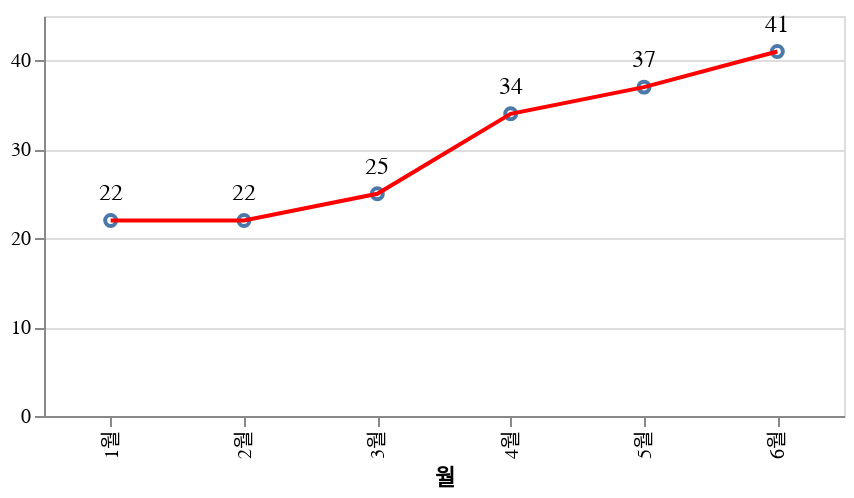

Notebook cell for this chart:
### Markdown cell above
### NA

### Code cell
regex = '^(NA|Global)'
df_filtered = df[df['리전'].apply(lambda x: True if re.search(regex, x) else False) & (df['테넌트']== 'PRD')]
source = df_filtered
chart = get_lineChart_am(source)
chart

### Figure 1 — Vega-Lite specification as saved in the notebook (floating-point values rounded to 4 significant figures)
{"config": {"view": {"continuousWidth": 400, "continuousHeight": 300}}, "layer": [{"mark": "point", "encoding": {"x": {"field": "월", "type": "nominal"}, "y": {"aggregate": "sum", "field": "count", "type": "quantitative"}}}, {"mark": {"type": "line", "color": "red"}, "encoding": {"x": {"field": "월", "type": "nominal"}, "y": {"aggregate": "sum", "field": "count", "title": "", "type": "quantitative"}}}, {"mark": {"type": "text", "align": "center", "baseline": "line-top", "color": "black", "dy": -20, "fontSize": 12, "size": 12}, "encoding": {"text": {"aggregate": "sum", "field": "count", "type": "quantitative"}, "x": {"field": "월", "type": "nominal"}, "y": {"aggregate": "sum", "field": "count", "type": "quantitative"}}}], "data": {"name": "data-23fbaec80e44e22f5c99c87e488a18e7"}, "height": 200, "width": 400, "$schema": "https://vega.github.io/schema/vega-lite/v4.17.0.json", "datasets": {"data-23fbaec80e44e22f5c99c87e488a18e7": [{"년도": "22년", "월": "1월", "리전": "NA", "AZ": "1센터", "테넌트": "PRD", "DBMS": "PostgreSQL", "count": 4.0}, {"년도": "22년", "월": "1월", "리전": "NA", "AZ": "1센터", "테넌트": "PRD", "DBMS": "Tibero", "count": 12.0}, {"년도": "22년", "월": "1월", "리전": "NA", "AZ": "1센터", "테넌트": "PRD", "DBMS": "Maria", "count": 0.0}, {"년도": "22년", "월": "1월", "리전": "NA", "AZ": "1센터", "테넌트": "PRD", "DBMS": "Redis", "count": 3.0}, {"년도": "22년", "월": "1월", "리전": "NA", "AZ": "1센터", "테넌트": "PRD", "DBMS": "Mongo", "count": 3.0}, {"년도": "22년", "월": "2월", "리전": "NA", "AZ": "1센터", "테넌트": "PRD", "DBMS": "PostgreSQL", "count": 4.0}, {"년도": "22년", "월": "2월", "리전": "NA", "AZ": "1센터", "테넌트": "PRD", "DBMS": "Tibero", "count": 12.0}, {"년도": "22년", "월": "2월", "리전": "NA", "AZ": "1센터", "테넌트": "PRD", "DBMS": "Maria", "count": 0.0}, {"년도": "22년", "월": "2월", "리전": "NA", "AZ": "1센터", "테넌트": "PRD", "DBMS": "Redis", "count": 3.0}, {"년도": "22년", "월": "2월", "리전": "NA", "AZ": "1센터", "테넌트": "PRD", "DBMS": "Mongo", "count": 3.0}, {"년도": "22년", "월": "3월", "리전": "NA", "AZ": "1센터", "테넌트": "PRD", "DBMS": "PostgreSQL", "count": 4.0}, {"년도": "22년", "월": "3월", "리전": "NA", "AZ": "1센터", "테넌트": "PRD", "DBMS": "Tibero", "count": 12.0}, {"년도": "22년", "월": "3월", "리전": "NA", "AZ": "1센터", "테넌트": "PRD", "DBMS": "Maria", "count": 0.0}, {"년도": "22년", "월": "3월", "리전": "NA", "AZ": "1센터", "테넌트": "PRD", "DBMS": "Redis", "count": 6.0}, {"년도": "22년", "월": "3월", "리전": "NA", "AZ": "1센터", "테넌트": "PRD", "DBMS": "Mongo", "count": 3.0}, {"년도": "22년", "월": "4월", "리전": "NA", "AZ": "1센터", "테넌트": "PRD", "DBMS": "PostgreSQL", "count": 5.0}, {"년도": "22년", "월": "4월", "리전": "NA", "AZ": "1센터", "테넌트": "PRD", "DBMS": "Tibero", "count": 13.0}, {"년도": "22년", "월": "4월", "리전": "NA", "AZ": "1센터", "테넌트": "PRD", "DBMS": "Maria", "count": 0.0}, {"년도": "22년", "월": "4월", "리전": "NA", "AZ": "1센터", "테넌트": "PRD", "DBMS": "Redis", "count": 10.0}, {"년도": "22년", "월": "4월", "리전": "NA", "AZ": "1센터", "테넌트": "PRD", "DBMS": "Mongo", "count": 6.0}, {"년도": "22년", "월": "5월", "리전": "NA", "AZ": "1센터", "테넌트": "PRD", "DBMS": "PostgreSQL", "count": 7.0}, {"년도": "22년", "월": "5월", "리전": "NA", "AZ": "1센터", "테넌트": "PRD", "DBMS": "Tibero", "count": 14.0}, {"년도": "22년", "월": "5월", "리전": "NA", "AZ": "1센터", "테넌트": "PRD", "DBMS": "Maria", "count": 0.0}, {"년도": "22년", "월": "5월", "리전": "NA", "AZ": "1센터", "테넌트": "PRD", "DBMS": "Redis", "count": 10.0}, {"년도": "22년", "월": "5월", "리전": "NA", "AZ": "1센터", "테넌트": "PRD", "DBMS": "Mongo", "count": 6.0}, {"년도": "22년", "월": "6월", "리전": "NA", "AZ": "1센터", "테넌트": "PRD", "DBMS": "PostgreSQL", "count": 7.0}, {"년도": "22년", "월": "6월", "리전": "NA", "AZ": "1센터", "테넌트": "PRD", "DBMS": "Tibero", "count": 18.0}, {"년도": "22년", "월": "6월", "리전": "NA", "AZ": "1센터", "테넌트": "PRD", "DBMS": "Maria", "count": 0.0}, {"년도": "22년", "월": "6월", "리전": "NA", "AZ": "1센터", "테넌트": "PRD", "DBMS": "Redis", "count": 10.0}, {"년도": "22년", "월": "6월", "리전": "NA", "AZ": "1센터", "테넌트": "PRD", "DBMS": "Mongo", "count": 6.0}]}}
